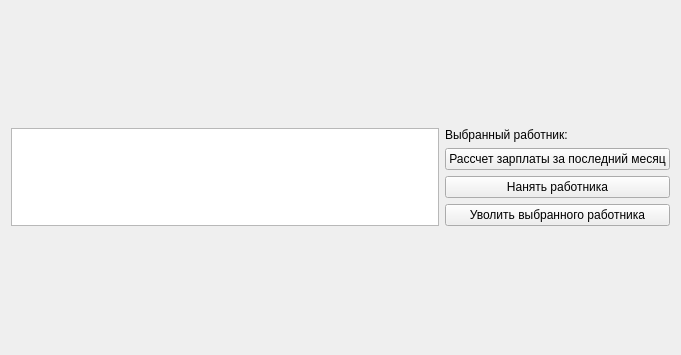
<?xml version="1.0" encoding="UTF-8"?>
<ui version="4.0">
 <class>EmployeMenagement</class>
 <widget class="QWidget" name="EmployeMenagement">
  <property name="geometry">
   <rect>
    <x>0</x>
    <y>0</y>
    <width>681</width>
    <height>355</height>
   </rect>
  </property>
  <property name="windowTitle">
   <string>Form</string>
  </property>
  <layout class="QGridLayout" name="gridLayout">
   <item row="0" column="0">
    <layout class="QHBoxLayout" name="horizontalLayout_2">
     <item>
      <widget class="QSplitter" name="splitter">
       <property name="orientation">
        <enum>Qt::Orientation::Horizontal</enum>
       </property>
       <widget class="QTableView" name="worker_tables">
        <property name="sizePolicy">
         <sizepolicy hsizetype="Maximum" vsizetype="Expanding">
          <horstretch>0</horstretch>
          <verstretch>0</verstretch>
         </sizepolicy>
        </property>
       </widget>
      </widget>
     </item>
     <item>
      <layout class="QVBoxLayout" name="verticalLayout_2">
       <item>
        <layout class="QHBoxLayout" name="horizontalLayout">
         <item>
          <widget class="QLabel" name="staticLable">
           <property name="sizePolicy">
            <sizepolicy hsizetype="Maximum" vsizetype="Preferred">
             <horstretch>0</horstretch>
             <verstretch>0</verstretch>
            </sizepolicy>
           </property>
           <property name="text">
            <string>Выбранный работник:</string>
           </property>
          </widget>
         </item>
         <item>
          <widget class="QLabel" name="dynamicLable">
           <property name="sizePolicy">
            <sizepolicy hsizetype="Preferred" vsizetype="Fixed">
             <horstretch>0</horstretch>
             <verstretch>0</verstretch>
            </sizepolicy>
           </property>
           <property name="text">
            <string/>
           </property>
          </widget>
         </item>
        </layout>
       </item>
       <item>
        <layout class="QVBoxLayout" name="verticalLayout">
         <item>
          <widget class="QPushButton" name="payment_button">
           <property name="sizePolicy">
            <sizepolicy hsizetype="Preferred" vsizetype="Fixed">
             <horstretch>0</horstretch>
             <verstretch>0</verstretch>
            </sizepolicy>
           </property>
           <property name="text">
            <string>Рассчет зарплаты за последний месяц</string>
           </property>
          </widget>
         </item>
         <item>
          <widget class="QPushButton" name="hire_worker">
           <property name="text">
            <string>Нанять работника</string>
           </property>
          </widget>
         </item>
         <item>
          <widget class="QPushButton" name="fire_worker">
           <property name="text">
            <string>Уволить выбранного работника</string>
           </property>
           <property name="checkable">
            <bool>false</bool>
           </property>
          </widget>
         </item>
        </layout>
       </item>
      </layout>
     </item>
    </layout>
   </item>
  </layout>
 </widget>
 <resources/>
 <connections/>
</ui>
